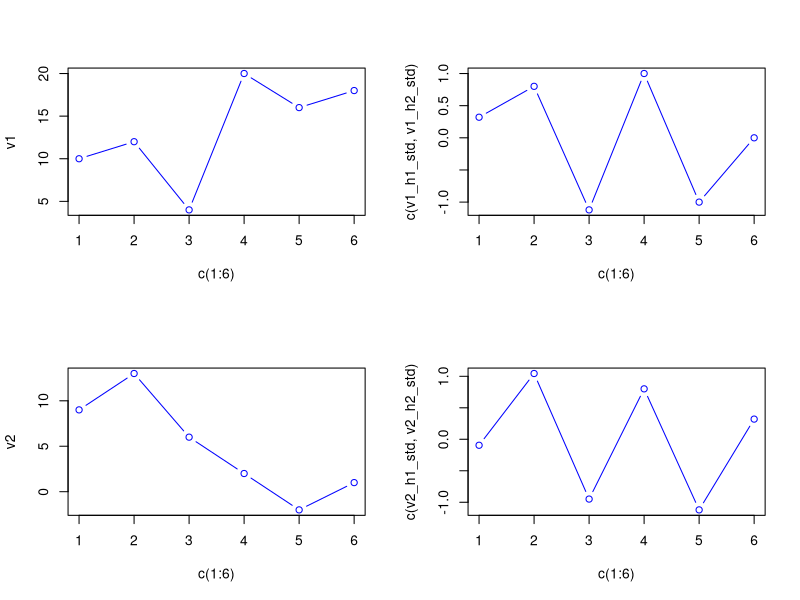
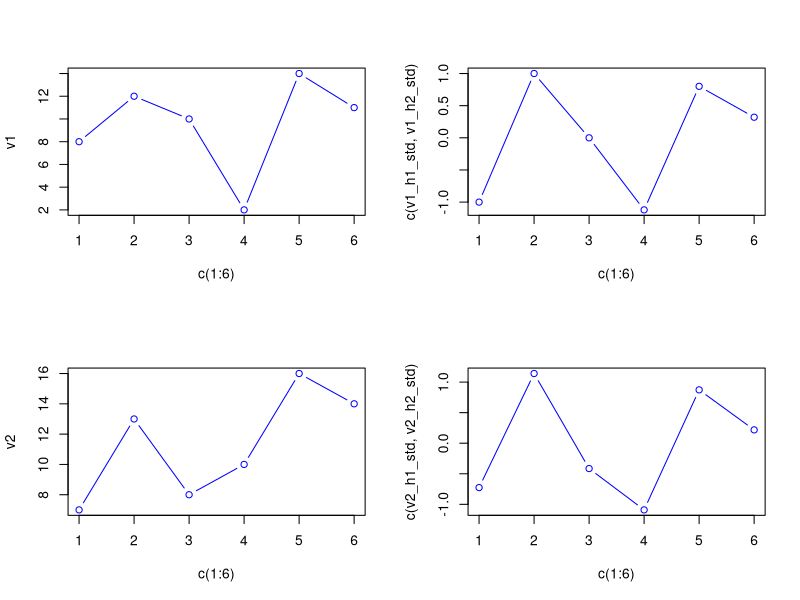

Here is the R script that generated these plots, in order:
#test 1

v1 <- c (10 , 12 , 4 , 20 , 16 , 18)
v2 <- c(9 , 13 , 6 , 2 , -2 , 1)
cor (v1 , v2)
cor (v1[1:3] , v2[1:3])
cor (v1[4:6] , v2[4:6])
stdVector <- function(x) { return ((x - mean(x))/sd(x) )}

stdVector(v1[1:3] ) -> v1_h1_std
stdVector(v1[4:6] ) -> v1_h2_std
stdVector(v2[1:3] ) -> v2_h1_std
stdVector(v2[4:6] ) -> v2_h2_std

par (mfrow = c(2, 2))
plot ( v1 , x = c (1:6) , col = "blue" , type = "b")
plot ( c(v1_h1_std , v1_h2_std) , x = c (1:6) , col = "blue" , type = "b")
plot ( v2 , x = c (1:6) , col = "blue" , type = "b")
plot ( c(v2_h1_std , v2_h2_std) , x = c (1:6) , col = "blue" , type = "b")

v1_com <-  c(v1_h1_std , v1_h2_std)
v2_com <- c(v2_h1_std , v2_h2_std)
cor (v1_com , v2_com)

#test 2

v1 <- c (8 , 12 , 10 , 2 , 14 , 11)
v2 <- c(7 , 13 , 8 , 10 , 16 , 14)
cor (v1 , v2)
cor (v1[1:3] , v2[1:3])
cor (v1[4:6] , v2[4:6])

stdVector(v1[1:3] ) -> v1_h1_std
stdVector(v1[4:6] ) -> v1_h2_std
stdVector(v2[1:3] ) -> v2_h1_std
stdVector(v2[4:6] ) -> v2_h2_std

par (mfrow = c(2, 2))
plot ( v1 , x = c (1:6) , col = "blue" , type = "b")
plot ( c(v1_h1_std , v1_h2_std) , x = c (1:6) , col = "blue" , type = "b")
plot ( v2 , x = c (1:6) , col = "blue" , type = "b")
plot ( c(v2_h1_std , v2_h2_std) , x = c (1:6) , col = "blue" , type = "b")

v1_com <-  c(v1_h1_std , v1_h2_std)
v2_com <- c(v2_h1_std , v2_h2_std)
cor (v1_com , v2_com)





